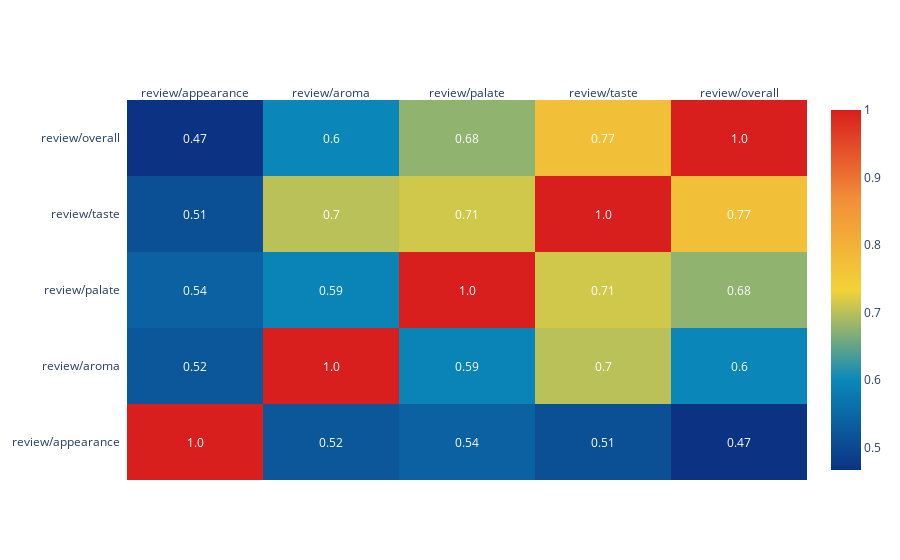

Notebook source saved alongside this figure:
### Code cell
# Method 2 - Heatmap: Plotly
heat_map_plotly = ff.create_annotated_heatmap(
    z=corr_metrics.values,
    x=list(corr_metrics.columns),
    y=list(corr_metrics.index),
    annotation_text=corr_metrics.round(2).values,
    showscale=True,
    colorscale='Portland',
    font_colors=['white','white'])

layout = go.Layout(title="Correlation Heatmap",
                   margin = dict(l = 330))

fig = go.Figure(data=heat_map_plotly, layout=layout)
py.offline.iplot(fig)

### Figure 1 — Plotly figure (JSON) as saved in the notebook; plotly's stock layout.template omitted (floating-point values rounded to 4 significant figures)
{"data": [{"colorscale": [[0, "rgb(12,51,131)"], [0.25, "rgb(10,136,186)"], [0.5, "rgb(242,211,56)"], [0.75, "rgb(242,143,56)"], [1, "rgb(217,30,30)"]], "reversescale": false, "showscale": true, "type": "heatmap", "x": ["review/appearance", "review/aroma", "review/palate", "review/taste", "review/overall"], "y": ["review/appearance", "review/aroma", "review/palate", "review/taste", "review/overall"], "z": [[1, 0.5233, 0.5387, 0.5109, 0.4669], [0.5233, 1, 0.5933, 0.7009, 0.5965], [0.5387, 0.5933, 1, 0.7142, 0.6769], [0.5109, 0.7009, 0.7142, 1, 0.7705], [0.4669, 0.5965, 0.6769, 0.7705, 1]]}], "layout": {"annotations": [{"font": {"color": "white"}, "showarrow": false, "text": "1.0", "x": "review/appearance", "xref": "x", "y": "review/appearance", "yref": "y"}, {"font": {"color": "white"}, "showarrow": false, "text": "0.52", "x": "review/aroma", "xref": "x", "y": "review/appearance", "yref": "y"}, {"font": {"color": "white"}, "showarrow": false, "text": "0.54", "x": "review/palate", "xref": "x", "y": "review/appearance", "yref": "y"}, {"font": {"color": "white"}, "showarrow": false, "text": "0.51", "x": "review/taste", "xref": "x", "y": "review/appearance", "yref": "y"}, {"font": {"color": "white"}, "showarrow": false, "text": "0.47", "x": "review/overall", "xref": "x", "y": "review/appearance", "yref": "y"}, {"font": {"color": "white"}, "showarrow": false, "text": "0.52", "x": "review/appearance", "xref": "x", "y": "review/aroma", "yref": "y"}, {"font": {"color": "white"}, "showarrow": false, "text": "1.0", "x": "review/aroma", "xref": "x", "y": "review/aroma", "yref": "y"}, {"font": {"color": "white"}, "showarrow": false, "text": "0.59", "x": "review/palate", "xref": "x", "y": "review/aroma", "yref": "y"}, {"font": {"color": "white"}, "showarrow": false, "text": "0.7", "x": "review/taste", "xref": "x", "y": "review/aroma", "yref": "y"}, {"font": {"color": "white"}, "showarrow": false, "text": "0.6", "x": "review/overall", "xref": "x", "y": "review/aroma", "yref": "y"}, {"font": {"color": "white"}, "showarrow": false, "text": "0.54", "x": "review/appearance", "xref": "x", "y": "review/palate", "yref": "y"}, {"font": {"color": "white"}, "showarrow": false, "text": "0.59", "x": "review/aroma", "xref": "x", "y": "review/palate", "yref": "y"}, {"font": {"color": "white"}, "showarrow": false, "text": "1.0", "x": "review/palate", "xref": "x", "y": "review/palate", "yref": "y"}, {"font": {"color": "white"}, "showarrow": false, "text": "0.71", "x": "review/taste", "xref": "x", "y": "review/palate", "yref": "y"}, {"font": {"color": "white"}, "showarrow": false, "text": "0.68", "x": "review/overall", "xref": "x", "y": "review/palate", "yref": "y"}, {"font": {"color": "white"}, "showarrow": false, "text": "0.51", "x": "review/appearance", "xref": "x", "y": "review/taste", "yref": "y"}, {"font": {"color": "white"}, "showarrow": false, "text": "0.7", "x": "review/aroma", "xref": "x", "y": "review/taste", "yref": "y"}, {"font": {"color": "white"}, "showarrow": false, "text": "0.71", "x": "review/palate", "xref": "x", "y": "review/taste", "yref": "y"}, {"font": {"color": "white"}, "showarrow": false, "text": "1.0", "x": "review/taste", "xref": "x", "y": "review/taste", "yref": "y"}, {"font": {"color": "white"}, "showarrow": false, "text": "0.77", "x": "review/overall", "xref": "x", "y": "review/taste", "yref": "y"}, {"font": {"color": "white"}, "showarrow": false, "text": "0.47", "x": "review/appearance", "xref": "x", "y": "review/overall", "yref": "y"}, {"font": {"color": "white"}, "showarrow": false, "text": "0.6", "x": "review/aroma", "xref": "x", "y": "review/overall", "yref": "y"}, {"font": {"color": "white"}, "showarrow": false, "text": "0.68", "x": "review/palate", "xref": "x", "y": "review/overall", "yref": "y"}, {"font": {"color": "white"}, "showarrow": false, "text": "0.77", "x": "review/taste", "xref": "x", "y": "review/overall", "yref": "y"}, {"font": {"color": "white"}, "showarrow": false, "text": "1.0", "x": "review/overall", "xref": "x", "y": "review/overall", "yref": "y"}], "xaxis": {"dtick": 1, "gridcolor": "rgb(0, 0, 0)", "side": "top", "ticks": ""}, "yaxis": {"dtick": 1, "ticks": "", "ticksuffix": "  "}}}
